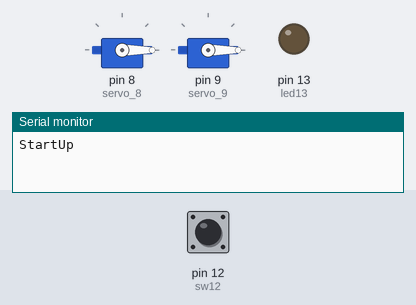
The sketch below on a simulated Arduino Uno, built with avr-gcc and run on an emulated ATmega328P. Parts: 2 × servo, output pins drawn as LEDs (lit = HIGH), the last lines printed to the serial monitor. The test bench sets the inputs (shaded band); at power-on: pin 12 (sw12) HIGH. Random numbers use the default seed unless the sketch sets one.

Above: at 5.2 s.
5.3 s: pin 12 (sw12) pulled LOW for 0.15 s
At 5.75 s:
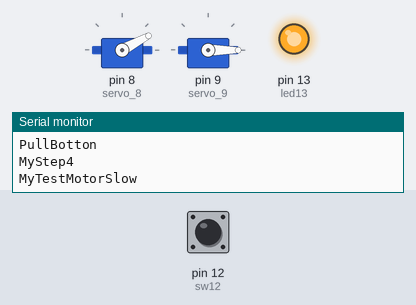
At 11.1 s:
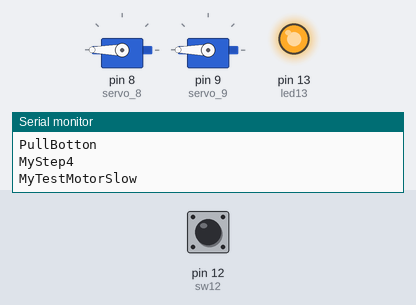
17.3 s: pin 12 (sw12) pulled LOW for 1 s
At 17.45 s:
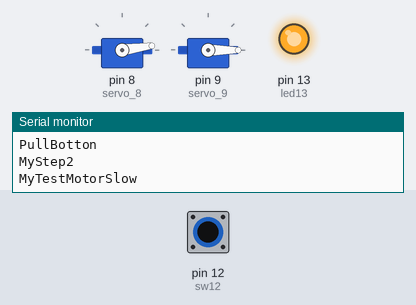
Timing chart, 0 to 26.3 s (numbered marks = the images above; inputs shaded):
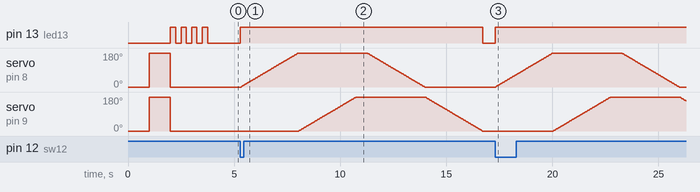

The sketch:

utcc_makerspace_uselessbox1.ino
```cpp
#include <Servo.h>
int buttonState = 0;
int sw12 = 12;
int led13 =13;
int pos8 = 0;
int pos9 = 0;

Servo servo_9;
Servo servo_8;

void setup()
{
  Serial.begin(9600);
  pinMode(sw12, INPUT_PULLUP); // INPUT_PULLUP
  pinMode(led13, OUTPUT);

  servo_8.attach(8);
  servo_9.attach(9);
  StartUp();
}

void loop()
{
  int a = digitalRead(12);
  if(a==LOW){
    Serial.println("PullBotton");
    digitalWrite(led13,HIGH);
    int rnd = random(1, 5);
    switch  (rnd) {
      case 1: MyStep1(); break;
      case 2: MyStep2(); break;
      case 3: MyStep3(); break;
      case 4: MyStep4(); break;
      case 5: MyStep5(); break;
    }
    MyTestMotorSlow();
    digitalWrite(13,LOW);
  }
}

void StartUp() {
  Serial.println("StartUp");
  servo_8.write(0);
  servo_9.write(0);
  delay(1000);

  servo_8.write(180);
  servo_9.write(180);
  delay(1000);
  servo_8.write(0);
  servo_9.write(0);

  for (int pos1 = 0; pos1 <= 3; pos1 += 1) {
    digitalWrite(led13, HIGH);
    delay(250); // Wait for 15 millisecond(s)
    digitalWrite(led13, LOW);
    delay(250);
  }
}

void MoveServo_8(int Ang1, int Ang2 , int Degree ,int DelayTime){
  for (pos8 = Ang1; pos8 <= Ang2; pos8 +=Degree) {
    servo_8.write(pos8);
    delay(DelayTime); // Wait for 15 millisecond(s)
  };
}
void MoveServo_8neg(int Ang1, int Ang2 , int Degree ,int DelayTime){
  for (int pos8  = Ang1; pos8 >= Ang2; pos8 -=Degree) {
    servo_8.write(pos8);
    delay(DelayTime); // Wait for 15 millisecond(s)
  };
}


void MoveServo_9(int Ang1, int Ang2 , int Degree ,int DelayTime){
  for (pos9 = Ang1; pos9 <= Ang2; pos9 +=Degree) {
    servo_9.write(pos9);
    delay(DelayTime); // Wait for 15 millisecond(s)
  };
}

void MoveServo_9neg(int Ang1, int Ang2 , int Degree ,int DelayTime){
  for (pos9 = Ang1; pos9 >= Ang2; pos9 -=Degree) {
    servo_9.write(pos9);
    delay(DelayTime); // Wait for 15 millisecond(s)
  };
}

void MyTestMotorSlow() {
  Serial.println("MyTestMotorSlow");
    MoveServo_8(0,180,1,15);
  	MoveServo_9(0,180,1,15);
  	delay(500);
  	MoveServo_8neg(180,0,1,15);
  	MoveServo_9neg(180,0,1,15);
}

void MyStep1() {
  Serial.println("MyStep1");
}
void MyStep2() {
  Serial.println("MyStep2");
}
void MyStep3() {
  Serial.println("MyStep3");
}
void MyStep4() {
  Serial.println("MyStep4");
}
void MyStep5() {
  Serial.println("MyStep5");
}
```

Measured:
- after the input at 5.3 s, pin 13 (led13): LOW → HIGH at once, → LOW 11.4 s later; servo on pin 8 (servo_8): rises from 0° to 180° in 2.7 s, then falls to 0° in 6.0 s; servo on pin 9 (servo_9): rises from 0° to 180° in 2.7 s, then falls to 0° in 5.9 s
- after the input at 17.3 s, pin 13 (led13): LOW → HIGH at once; servo on pin 8 (servo_8): rises from 0° to 180° in 2.7 s, then falls to 0° in 6.0 s; servo on pin 9 (servo_9): rises from 0° to 180° in 2.7 s, then falls to 160° in 3.5 s
